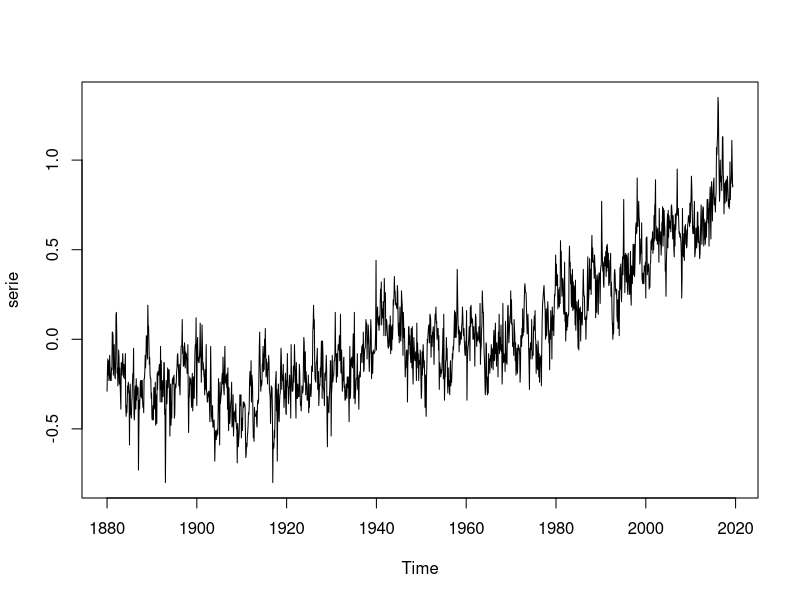
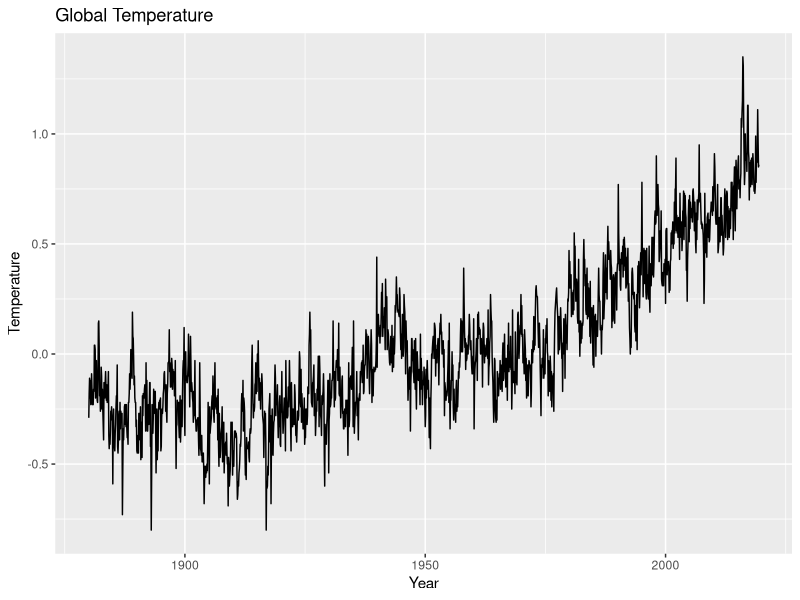
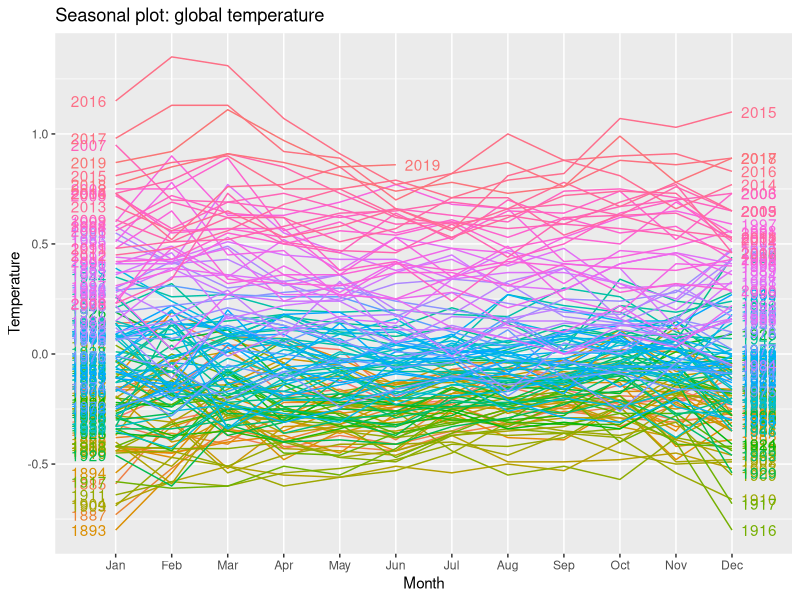
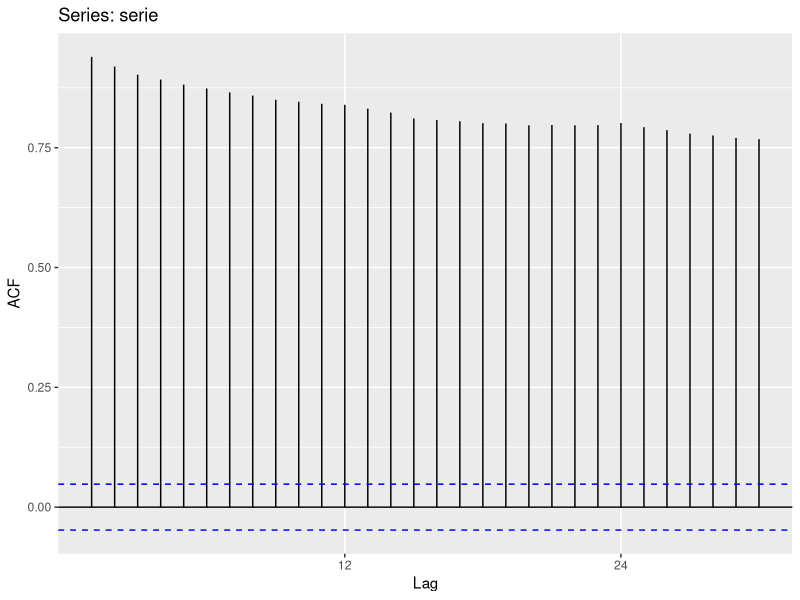
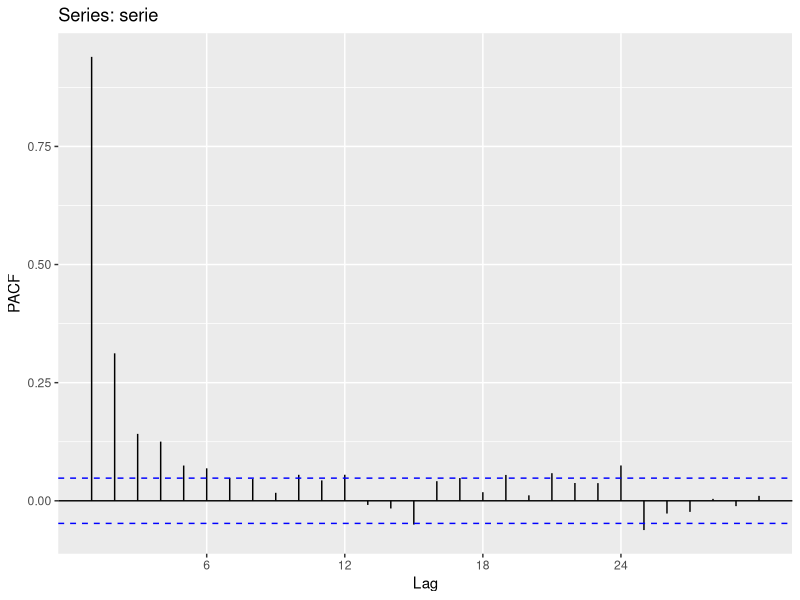
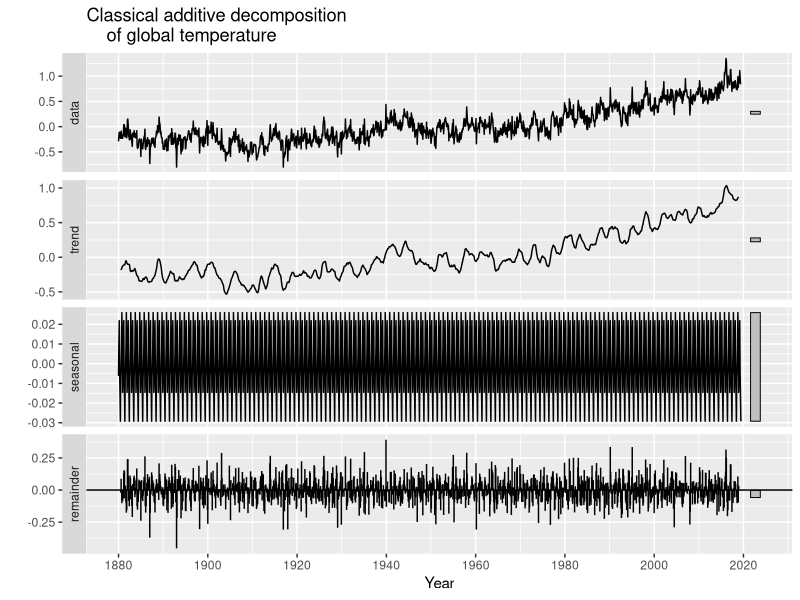
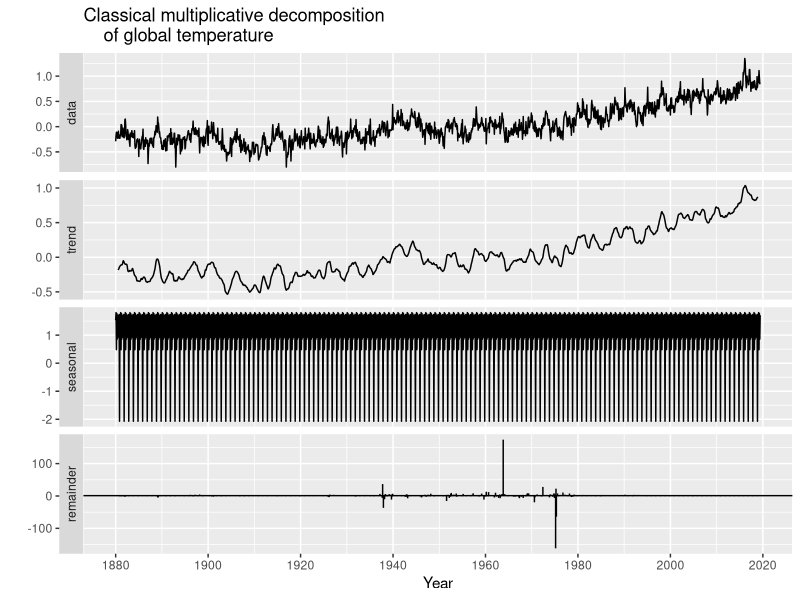

Write R code to recreate these figures, in order. (Note: this script raises an error after producing the figures.)
## ---- chunk 1
library(tidyverse)
library(readr)
serie <- read_csv("TempGlobal.csv")
## ---- chunk 2
glimpse(serie)
## ---- chunk 3
serie <- gather(serie, Month, value,- Year)
## ---- chunk 4
serie$Date <- as.Date(paste(serie$Year, serie$Month, "01", sep = "-"),
                         format = ("%Y-%b-%d"))
#serie
serie <- serie[order(serie$Date), ]
serie
serie <- na.omit(serie)
head(serie,20)
tail(serie,20)
## ---- chunk 5
serie <- ts(serie$value, st = c(1880, 1), end = c(2019,
      6), fr = 12)
plot(serie, type='l')
## ---- chunk 6
library(ggplot2)
library(forecast)
autoplot(serie) +
  ggtitle("Global Temperature") + 
  xlab("Year") +
  ylab("Temperature")
## ---- chunk 7
ggseasonplot(serie, year.labels=TRUE, year.labels.left=TRUE) +
  ylab("Temperature") +
  ggtitle("Seasonal plot: global temperature")
## ---- chunk 8
ggAcf(serie, lag = 30)
## ---- chunk 9
ggPacf(serie, lag  = 30)
## ---- chunk 10
serie %>% decompose(type="additive") %>%
  autoplot() + xlab("Year") +
  ggtitle("Classical additive decomposition
    of global temperature")
## ---- chunk 11
serie %>% decompose(type="multiplicative") %>%
  autoplot() + xlab("Year") +
  ggtitle("Classical multiplicative decomposition
    of global temperature")
## ---- chunk 12

autoplot(hyndsight) +
  autolayer(fc, series="HW multi damped", PI=FALSE)+
  guides(colour=guide_legend(title="Daily forecasts"))
## ---- chunk 13
fc <- hw(window(serie, start = c(2000,1),end = c(2018,12)), damped = TRUE, seasnal = "multiplicative", h = 6)
serie2 <- window(serie, start = c(2000,1), end = c(2019,6))
autoplot(serie2) +
  autolayer(fc, series = "HW multi damped", PI = FALSE)+
  guides(colour = guide_legend(title ="Forecast"))
## ---- chunk 14
arima <- auto.arima(window(serie, start = c(2000,1),end = c(2018,12)))
arima
autoplot(forecast(arima, h = 6))
autoplot(arima$residuals)
ggAcf(arima$residuals)
ggPacf(arima$residuals)
## ---- chunk 15
fit <- nnetar(serie2, lambda = 0)
autoplot(forecast(fit,h=6))
fcast <- forecast(fit, PI=TRUE, h=6)
autoplot(fcast)
## ---- chunk 16
ets(serie2) %>% 
  forecast(h=6) %>% 
  autoplot()
